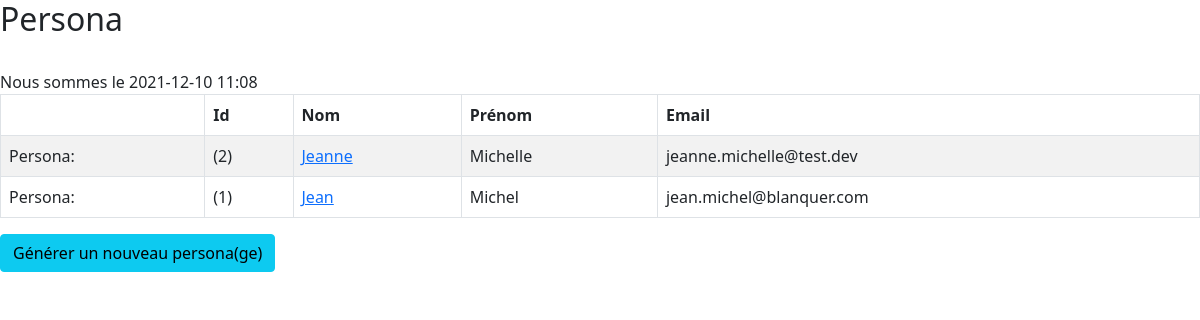
The app's page /, older data.
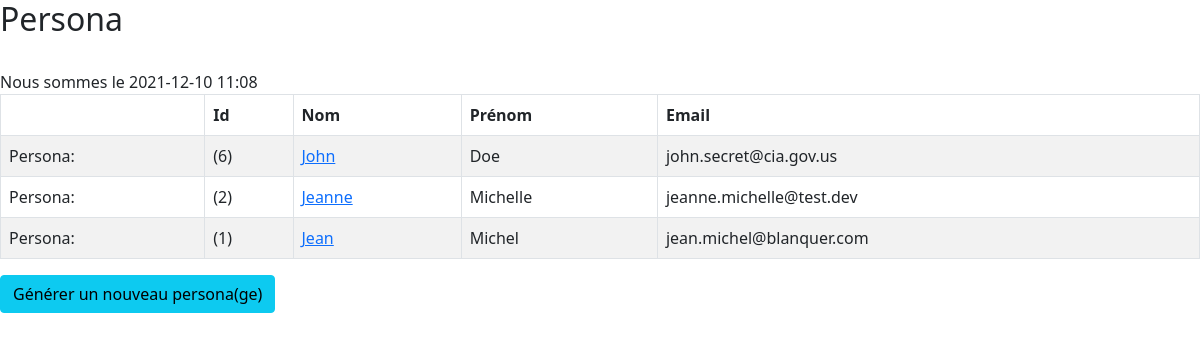
The same page, newer data.
### personna_app/models.py (models this page shows, shortened)
class Persona(models.Model):
    first_name     = models.CharField(max_length=50)
    last_name      = models.CharField(max_length=50)
    address_street = models.CharField(max_length=100)
    address_number = models.IntegerField()
    city           = models.CharField(max_length=50)
    postcode       = models.IntegerField()
    country        = models.CharField(max_length=50)
    email          = models.CharField(max_length=50)
    username       = models.CharField(max_length=50)
    password       = models.CharField(max_length=50)
    age            = models.IntegerField()
    picture        = models.CharField(max_length=200)

### personna_app/views.py (the view)
# urls.py: path('', views.persona_list, name="url_persona_list"),
def persona_list(request):
    persona_list = Persona.objects.all().order_by("-id")
    context = {
        'persona_list':persona_list
    }
    return render(request, 'persona_app/persona_list.html', context)

### personna_app/templates/persona_app/persona_list.html (shortened to what this page needs)
{% extends 'base.html' %}
{% block content %}
<table class="table table-striped table-bordered">
    <thead>
        <tr>
            <th></th>
            <th>Id</th>
            <th>Nom</th>
            <th>Prénom</th>
            <th>Email</th>
        </tr>
    </thead>
    <tbody>
        {% for persona in persona_list %}
        <tr>
            <td>Persona:</td>
            <td>({{ persona.id }})</td>
            <td><a href="{% url 'url_persona_detail' persona.id %}">{{ persona.first_name }}</a></td>
            <td>{{ persona.last_name }}</td>
            <td>{{ persona.email }}</td>
        </td></tr>
        {% endfor %}
    </tbody>
</table>
<a href="{% url 'url_persona_generate' %}" class="btn btn-info">Générer un nouveau persona(ge)</a>
{% endblock content %}

### templates/base.html (shortened to what this page needs)
<!DOCTYPE html>
<html lang="en">
<head>
    <link href="https://cdn.jsdelivr.net/npm/bootstrap@5.0.2/dist/css/bootstrap.min.css" rel="stylesheet">
</head>
<body>
    {% block header %}
    <header>
        <h2>Persona</h2>
        <br>
        Nous sommes le {% now "Y-m-d H:i" %}
        <br>
    </header>
    {% endblock header %}
    {% block content %}{% endblock content %}
</body>
</html>

Row changes from the older to the newer data that the page shows:
added Persona: id "6", first_name "John", last_name "Doe", email "john.secret@cia.gov.us"
